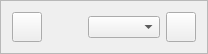
                   <widget class="QFrame" name="frame_107">
                    <property name="maximumSize">
                     <size>
                      <width>16777215</width>
                      <height>40</height>
                     </size>
                    </property>
                    <property name="frameShape">
                     <enum>QFrame::StyledPanel</enum>
                    </property>
                    <property name="frameShadow">
                     <enum>QFrame::Raised</enum>
                    </property>
                    <layout class="QHBoxLayout" name="horizontalLayout_75" stretch="0,2,1,0">
                     <item>
                      <widget class="QPushButton" name="btn_regresar_modprove_home">
                       <property name="minimumSize">
                        <size>
                         <width>30</width>
                         <height>30</height>
                        </size>
                       </property>
                       <property name="maximumSize">
                        <size>
                         <width>30</width>
                         <height>30</height>
                        </size>
                       </property>
                       <property name="text">
                        <string/>
                       </property>
                       <property name="icon">
                        <iconset>
                         <normaloff>image/regresar.png</normaloff>image/regresar.png</iconset>
                       </property>
                       <property name="iconSize">
                        <size>
                         <width>20</width>
                         <height>20</height>
                        </size>
                       </property>
                      </widget>
                     </item>
                     <item>
                      <spacer name="horizontalSpacer_62">
                       <property name="orientation">
                        <enum>Qt::Horizontal</enum>
                       </property>
                       <property name="sizeHint" stdset="0">
                        <size>
                         <width>40</width>
                         <height>20</height>
                        </size>
                       </property>
                      </spacer>
                     </item>
                     <item>
                      <widget class="QComboBox" name="comboBox"/>
                     </item>
                     <item>
                      <widget class="QPushButton" name="btn_buscar_prove_mod">
                       <property name="minimumSize">
                        <size>
                         <width>30</width>
                         <height>30</height>
                        </size>
                       </property>
                       <property name="maximumSize">
                        <size>
                         <width>30</width>
                         <height>30</height>
                        </size>
                       </property>
                       <property name="text">
                        <string/>
                       </property>
                       <property name="icon">
                        <iconset>
                         <normaloff>image/buscar.png</normaloff>image/buscar.png</iconset>
                       </property>
                       <property name="iconSize">
                        <size>
                         <width>20</width>
                         <height>20</height>
                        </size>
                       </property>
                      </widget>
                     </item>
                    </layout>
                   </widget>
